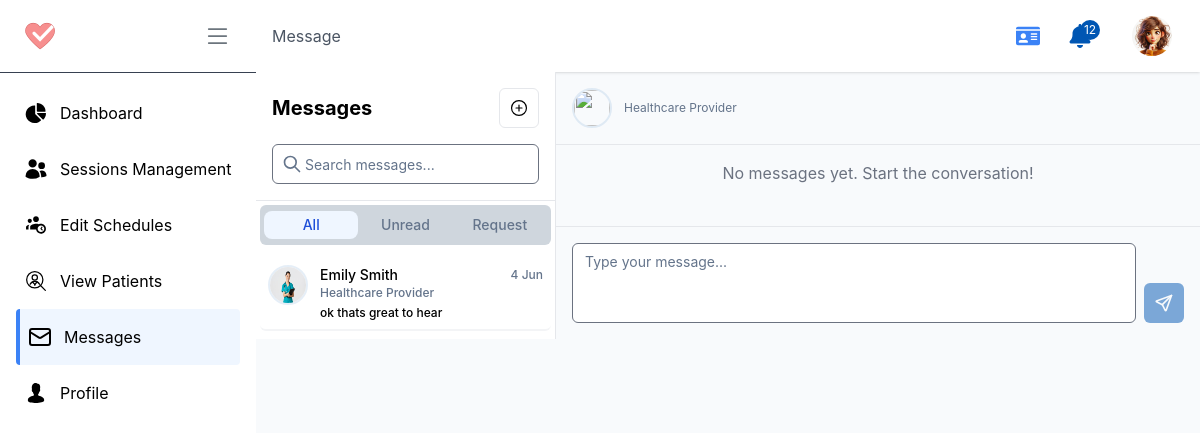
/d/msg/8/ (signed in), run on an earlier commit of the app's database.
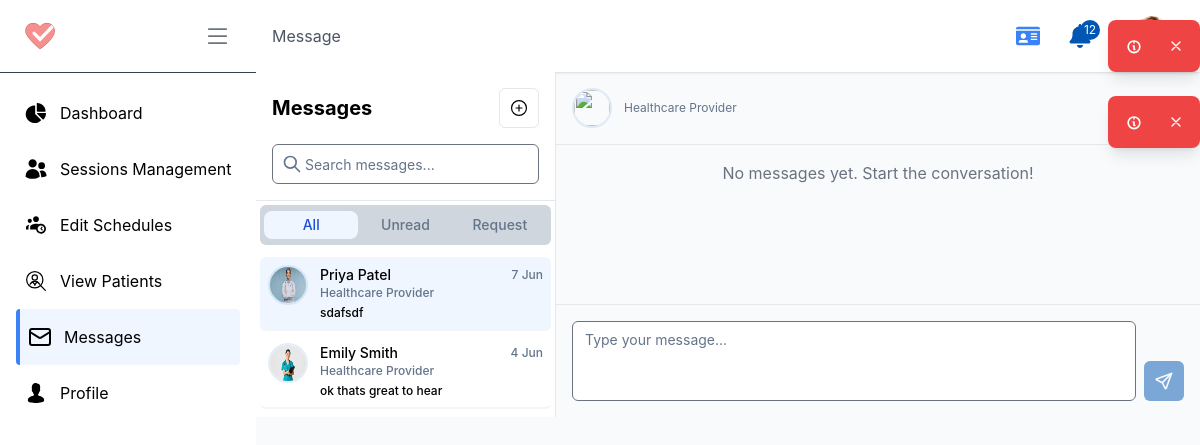
And on a later commit of the database.
### account/models.py (models this page shows, shortened)
class Profile(models.Model):
    user = models.OneToOneField(User, on_delete=models.CASCADE, related_name="profile")
    role = models.CharField(max_length=10, choices=USER_ROLES, default='patient')
    profile_pic = models.ImageField(upload_to='profile_pictures/', default='profile_pictures/default.jpg')
    phone_regex = RegexValidator(regex=r'^\+?1?\d{9,15}$', message="Phone number must be entered in the format: '+999999999'. Up to 15 digits allowed.")
    ph_number = models.CharField(validators=[phone_regex], max_length=16, blank=True) # validators should be a list
    address = models.CharField(max_length=255, blank=True)
    date_of_birth = models.DateField(null=True, blank=True)
    gender = models.CharField(max_length=10, choices=[('male', 'Male'), ('female', 'Female'), ('other', 'Other')], blank=True)
    email_notification = models.BooleanField(default=True)
    sms_notification = models.BooleanField(default=True)
    reminders = models.BooleanField(default=True)
    created_at = models.DateTimeField(auto_now_add=True)
    updated_at = models.DateTimeField(auto_now=True)
    is_active = models.BooleanField(default=True)
    is_verified = models.BooleanField(default=False)

class Conversation(models.Model):
    participants = models.ManyToManyField(Profile, related_name='conversations')
    status_choices = (
        ('active', 'Active'),
        ('requested', 'Requested'),
        ('archived', 'Archived'),
        ('deleted', 'Deleted'),
    )
    status = models.CharField(max_length=10, choices=status_choices, default='requested')
    created_at = models.DateTimeField(auto_now_add=True)

class Message(models.Model):
    conversation = models.ForeignKey(Conversation, on_delete=models.CASCADE, related_name='messages')
    sender       = models.ForeignKey(Profile, on_delete=models.CASCADE, related_name='sent_messages')
    content      = models.TextField()
    file        = models.FileField(upload_to='conversation_files/', blank=True, null=True)
    timestamp    = models.DateTimeField(auto_now_add=True)
    read         = models.BooleanField(default=False)
    class Meta:
        ordering = ['timestamp']

### doctor/views.py (the view)
# urls.py: path('msg/<int:conversation_id>/', conversation_view, name='conversation_view'),
def conversation_view(request, conversation_id):
    user_profile = request.user.profile
    conversation = get_object_or_404(
        Conversation,
        id=conversation_id,
        participants=user_profile
    )
    conversations = Conversation.objects.filter(
        participants=user_profile
    ).annotate(
        last_message_time=Max('messages__timestamp'),
        has_unread=Count(
            Case(
                When(
                    Q(messages__read=False) & ~Q(messages__sender=user_profile),
                    then=1
                ),
                default=0
            )
        )
    ).order_by('-last_message_time')
    for conv in conversations:
        conv.other_participant = conv.participants.exclude(
            id=user_profile.id
        ).first()
        conv.last_message = conv.messages.last()
        conv.has_unread = conv.messages.filter(
            read=False
        ).exclude(sender=user_profile).exists()
    messages_list = conversation.messages.all().order_by('timestamp')
    conversation.messages.filter(
        read=False
    ).exclude(sender=user_profile).update(read=True)
    other_participant = conversation.participants.exclude(
        id=user_profile.id
    ).first()
    context = {
        'conversations': conversations,
        'active_conversation_id': conversation.id,
        'active_conversation': conversation,
        'messages': messages_list,
        'other_participant': other_participant,
    }
    return render(request, 'pages/doctor/message.html', context)

### home/templatetags/url_resolver.py (called while the page is built)
@register.simple_tag
def role_to_url(role, destination):
    try:
        return reverse(f"{role}:{destination}")
    except NoReverseMatch:
        return "#"  # fallback URL if the view is not found

### templates/pages/doctor/message.html (shortened to what the changed rows need)
{% extends "pages/doctor/D_base.html" %}
{% load static %}
{% block content %}
<section>
    <div class="grid md:grid-cols-[300px_1fr]">
        <div id="sidebarConvList"
            class="hidden md:flex flex-col border-r h-[calc(100vh-4rem)] w-3/4 md:w-auto  absolute md:relative bg-white z-20">
            <div class="p-4 border-b">
                <div class="flex items-center justify-between mb-4">
                    <h2 class="text-xl font-bold">Messages</h2>
                </div>
            </div>
            <div class="flex-1 overflow-auto">
                <div id="conversation-list" class="space-y-1 px-1 py-2">
                    {% for conversation in conversations %}
                    <button data-status="{{ conversation.status }}"  data-unread="{{ conversation.has_unread }}" data-conversation-id="{{ conversation.id }}" class="conversation-item flex items-start gap-3 p-2 rounded-md w-full text-left transition-colors font-medium border-b-2 border-gray-100 hover:bg-gray-50 {% if conversation.status == "requested"%}hidden {% endif %}    {% if conversation.id == active_conversation_id %}bg-blue-50 {% endif %}">
                        <div class="relative">
                            <div class="relative flex h-10 w-10 shrink-0 overflow-hidden rounded-full border-2 border-primary/10">
                                <img class="aspect-square h-full w-full conversation-avatar" src=" {{ conversation.other_participant.profile_pic.url }}" alt="{{ conversation.other_participant.user.first_name }}">
                            </div>
                        </div>
                        <div class="flex-1 min-w-0">
                            <div class="flex justify-between items-center">
                                <p class="text-sm font-medium truncate conversation-name">{{ conversation.other_participant.user.first_name }}</p>
                                <span class="text-xs text-muted-foreground">{{ conversation.last_message.timestamp|date:"j M" }}</span>
                            </div>
                            <p class="text-xs text-muted-foreground conversation-role">{{ conversation.other_participant.specialty|default:"Healthcare Provider" }}</p>
                            <p class="text-xs truncate mt-1 last-chat">{{ conversation.last_message.content|truncatechars:50 }}</p>
                        </div>
                    </button>
                    {% empty %}
                    <div class="p-8 text-center text-gray-500">
                        <i class="fas fa-comments text-4xl mb-4"></i>
                        <p>No conversations yet</p>
                    </div>
                    {% endfor %}
                </div>
            </div>
        </div>
    </div>
</section>
{% endblock content %}

### templates/pages/doctor/D_base.html (shortened to what the changed rows need)
{% load static %}
{% load url_resolver %}
<!DOCTYPE html>
<html lang="en">
<head>
    <link rel="stylesheet" href="{% static 'styles.css' %}" />
</head>
<body class="flex flex-col min-h-screen">
    <div id="notifications-container" class="fixed right-0 top-5 z-50 flex flex-col space-y-2"></div>
    <div class="flex flex-row flex-1">
        <div id="sidebarPanel"
            class="w-64 fixed inset-y-0 z-30 lg:relative bg-white h-screen transform -translate-x-full transition-transform duration-300 ease-in-out lg:translate-x-0 ">
        </div>
        <div class="flex flex-col flex-1 bg-slate-50 overflow-x-hidden">
            <header class="flex items-center justify-between px-4 py-2 bg-white shadow z-20">
                <ul class="flex items-center space-x-4 ">
                    <li class="px-2 sm:px-3">
                        <div class="relative group/profile-dropdown">
                            <a class="block w-10 h-10 rounded-full overflow-hidden cursor-pointer">
                                <img src="{{ user.profile.profile_pic.url }}" class="w-full h-full object-cover"
                                    alt="profile image">
                            </a>
                        </div>
                    </li>
                </ul>
            </header>
            {% block content %} {% endblock content %}
        </div>
    </div>
</body>
</html>

What changed in the data, as far as the page shows it:
now on this page (row edited): Conversation: other_participant.profile_pic (picture), other_participant.user.first_name "Priya Patel", last_message.timestamp "7 Jun", other_participant.specialty "Healthcare Provider", last_message.content "sdafsdf"
